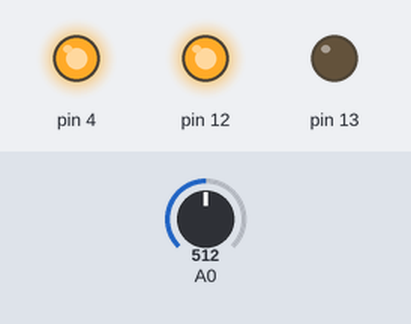
Simulated run of this sketch. Board: Arduino Uno, built with avr-gcc and run on an emulated ATmega328P. On the bench: output pins drawn as LEDs (lit = HIGH). The inputs (shaded band) are chosen by the test bench; at power-on: A0 = 512.

Above: at 1.2 s.
1.3 s: A0 set to 232
2.8 s: A0 set to 197
At 3.4 s:
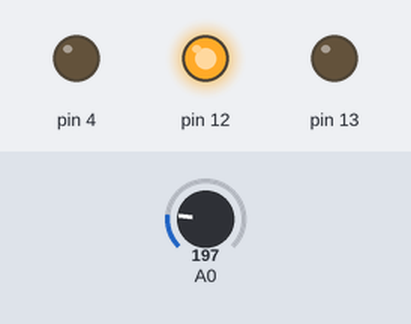
4.3 s: A0 set to 306
At 4.7 s:
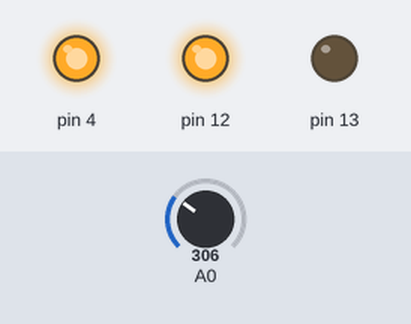
5.8 s: A0 set to 122
At 7.1 s:
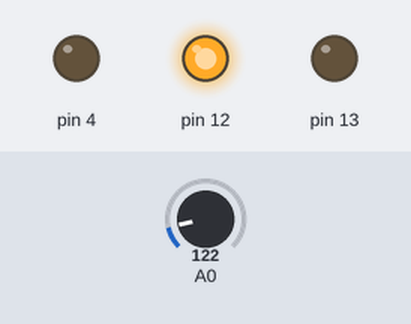
Timing chart, 0 to 8.3 s (numbered marks = the images above; inputs shaded):
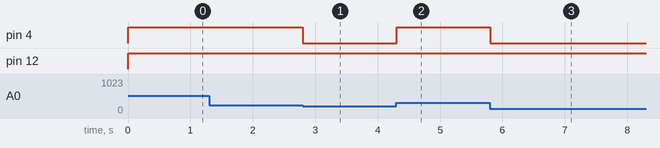

Measured:
- the behaviour switches between 215 and 214 on A0 (found by bisection; images 0 and 1)
- after the input at 1.3 s, every drawn part: stays the same
- after the input at 2.8 s, pin 4: HIGH → LOW at once
- after the input at 4.3 s, pin 4: LOW → HIGH at once
- after the input at 5.8 s, pin 4: HIGH → LOW at once

The sketch:

CanSat_Code.ino
```cpp
// C++ code
//
int min_safe_temp = 0;

int max_safe_temp = 0;

int critical_temp = 0;

int current_temp = 0;

void setup()
{
  pinMode(A0, INPUT);
  pinMode(13, OUTPUT);
  pinMode(12, OUTPUT);
  pinMode(4, OUTPUT);

  min_safe_temp = 20;
  max_safe_temp = 40;
  critical_temp = 55;
}

void loop()
{
  current_temp = (-40 + 0.488155 * (analogRead(A0) - 20));
  if (current_temp <= max_safe_temp && current_temp >= min_safe_temp) {
    digitalWrite(13, HIGH);
    digitalWrite(12, LOW);
  } else {
    digitalWrite(13, LOW);
    digitalWrite(12, HIGH);
  }
  if (current_temp >= 55) {
    digitalWrite(4, HIGH);
  } else {
    digitalWrite(4, LOW);
  }
  delay(10); // Delay a little bit to improve simulation performance
}
```
